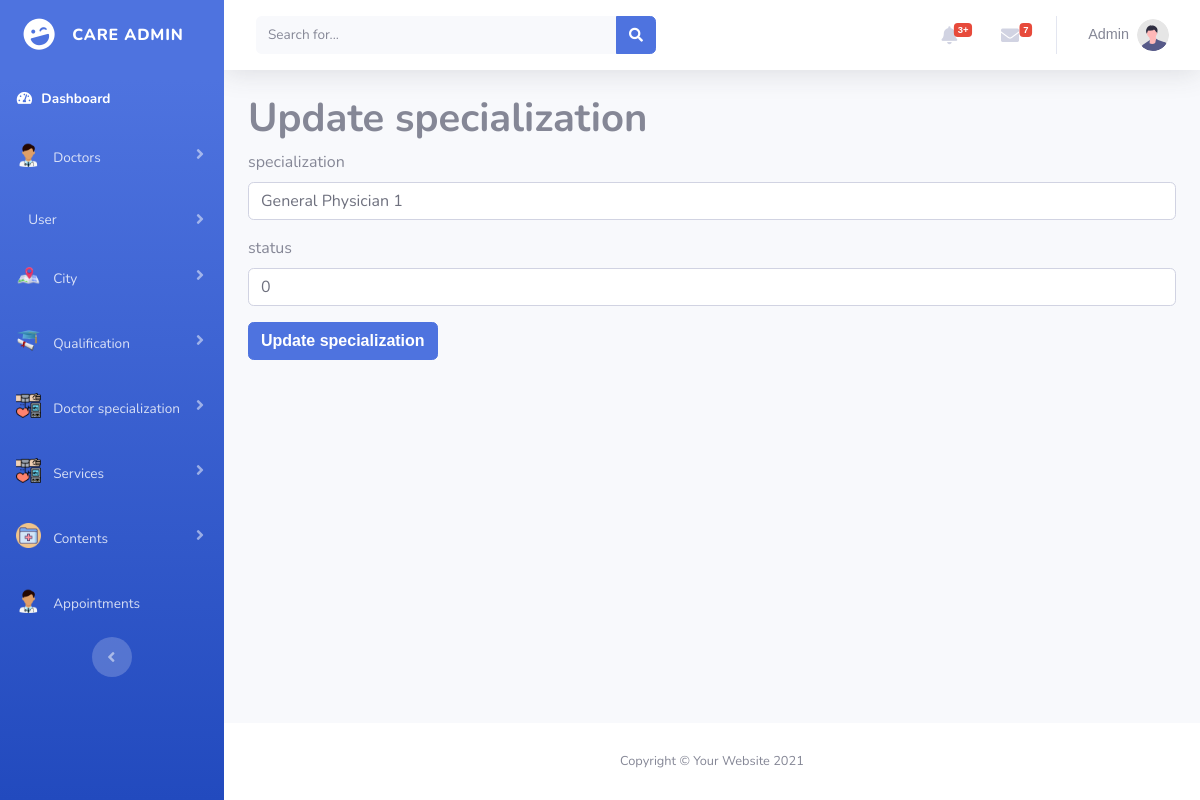
/admin/update_specialization.php?cat_id=1 (signed in), run on an earlier commit of the app's database.
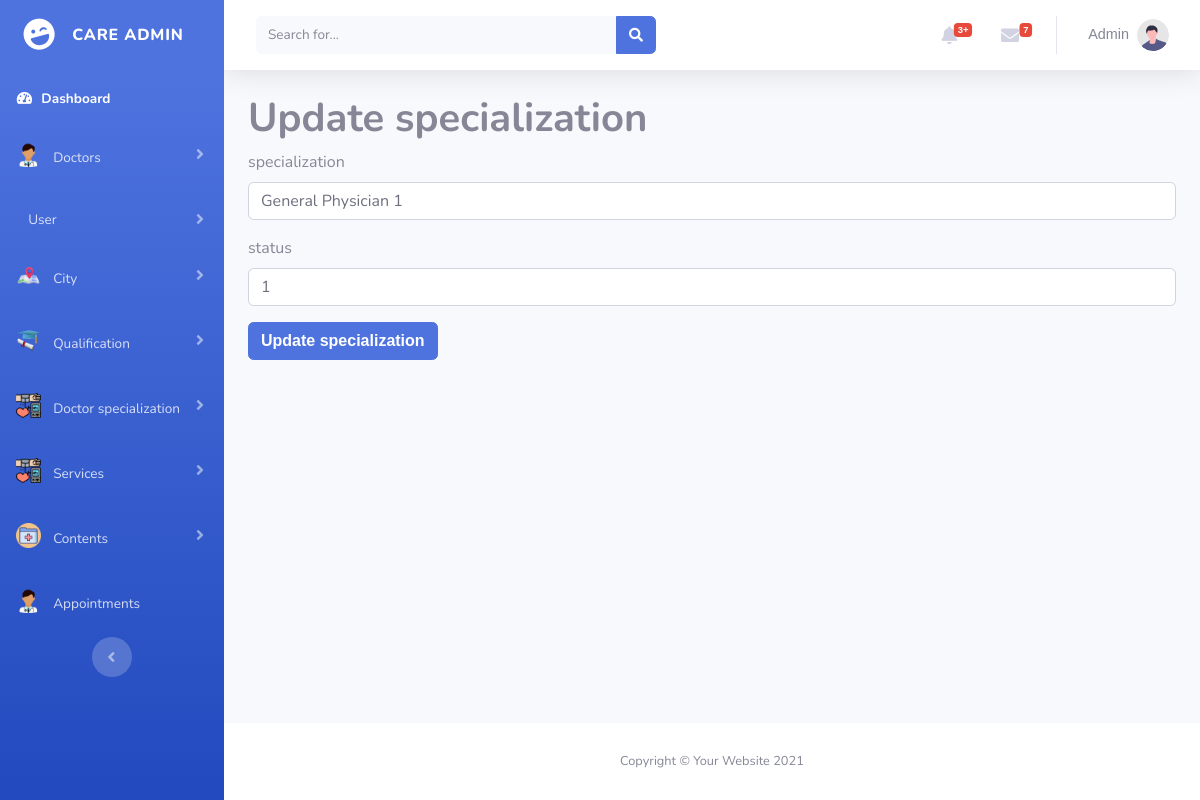
And on a later commit of the database.
### tables this page shows
CREATE TABLE `specialization` (
  `specialization_id` int(11) NOT NULL,
  `specialization_name` varchar(200) NOT NULL,
  `status` int(11) NOT NULL
);

### admin/update_specialization.php (the view, shortened to what this page needs)
<?php
include("connection.php");
$id = $_GET['cat_id'];
$select_specialization_row = "SELECT * FROM `specialization` WHERE specialization_id = $id";
$run_select_specialization_row = mysqli_query($connection, $select_specialization_row);
$fetched_specialization_row = mysqli_fetch_array($run_select_specialization_row);
?>
<!DOCTYPE html>
<html lang="en">
<head>
    <link href="vendor/fontawesome-free/css/all.min.css" rel="stylesheet" type="text/css">
    <link href="https://cdn.jsdelivr.net/npm/bootstrap@5.0.2/dist/css/bootstrap.min.css" rel="stylesheet"
>
    <link href="css/sb-admin-2.min.css" rel="stylesheet">
    <link rel="stylesheet" href="style.css">
</head>
<body id="page-top">
    <div id="wrapper">
        <?php include 'sidebar.php'; ?>
        <div id="content-wrapper" class="d-flex flex-column">
            <div id="content">
                <?php include 'topbar.php'; ?>
                <div class="container">
                    <form method="POST">
                        <h1>Update specialization</h1>
                        <div class="mb-3">
                            <label class="form-label">specialization</label>
                            <input type="text" value="<?php echo $fetched_specialization_row['specialization_name'] ?>" class="form-control"
                                name="specialization_name">
                        </div>
                        <div class="mb-3">
                            <label class="form-label">status</label>
                            <input type="text" value="<?php echo $fetched_specialization_row['status'] ?>" class="form-control"
                                name="status">
                        </div>
                        <button type="submit" class="btn btn-primary" name="btn_update_specialization">Update specialization</button>
                    </form>
                </div>
            </div>
            <?php include 'footer.php'; ?>
        </div>
    </div>
</body>
</html>

What changed in the data, as far as the page shows it:
changed specialization "General Physician 1": status "0" → "1"
